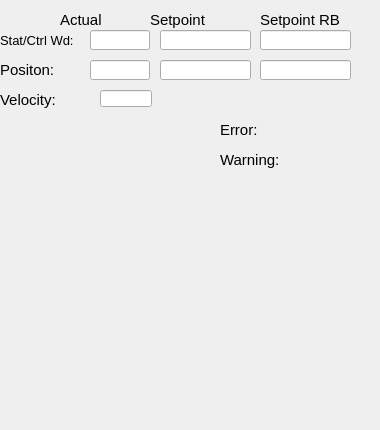
   <widget class="QWidget" name="tab">
    <property name="sizePolicy">
     <sizepolicy hsizetype="Fixed" vsizetype="Fixed">
      <horstretch>0</horstretch>
      <verstretch>0</verstretch>
     </sizepolicy>
    </property>
    <attribute name="title">
     <string>General</string>
    </attribute>
    <widget class="caLabel" name="calabel_9">
     <property name="geometry">
      <rect>
       <x>0</x>
       <y>30</y>
       <width>80</width>
       <height>20</height>
      </rect>
     </property>
     <property name="sizePolicy">
      <sizepolicy hsizetype="Fixed" vsizetype="Fixed">
       <horstretch>0</horstretch>
       <verstretch>0</verstretch>
      </sizepolicy>
     </property>
     <property name="font">
      <font>
       <pointsize>10</pointsize>
      </font>
     </property>
     <property name="text">
      <string>Stat/Ctrl Wd:</string>
     </property>
     <property name="textFormat">
      <enum>Qt::PlainText</enum>
     </property>
     <property name="scaledContents">
      <bool>false</bool>
     </property>
    </widget>
    <widget class="caLabel" name="calabel_13">
     <property name="geometry">
      <rect>
       <x>220</x>
       <y>120</y>
       <width>80</width>
       <height>20</height>
      </rect>
     </property>
     <property name="sizePolicy">
      <sizepolicy hsizetype="Fixed" vsizetype="Fixed">
       <horstretch>0</horstretch>
       <verstretch>0</verstretch>
      </sizepolicy>
     </property>
     <property name="font">
      <font>
       <pointsize>11</pointsize>
      </font>
     </property>
     <property name="text">
      <string>Error:</string>
     </property>
    </widget>
    <widget class="caLabel" name="calabel_10">
     <property name="geometry">
      <rect>
       <x>0</x>
       <y>90</y>
       <width>80</width>
       <height>20</height>
      </rect>
     </property>
     <property name="sizePolicy">
      <sizepolicy hsizetype="Fixed" vsizetype="Fixed">
       <horstretch>0</horstretch>
       <verstretch>0</verstretch>
      </sizepolicy>
     </property>
     <property name="font">
      <font>
       <pointsize>11</pointsize>
      </font>
     </property>
     <property name="text">
      <string>Velocity:</string>
     </property>
    </widget>
    <widget class="caLineEdit" name="calineedit_9">
     <property name="geometry">
      <rect>
       <x>90</x>
       <y>30</y>
       <width>60</width>
       <height>20</height>
      </rect>
     </property>
     <property name="channel" stdset="0">
      <string notr="true">$(IOC):m$(MasterID)s$(SlaveID)-Drv01-Stat</string>
     </property>
     <property name="background">
      <color alpha="0">
       <red>160</red>
       <green>160</green>
       <blue>164</blue>
      </color>
     </property>
     <property name="colorMode">
      <enum>caLineEdit::Static</enum>
     </property>
     <property name="precisionMode">
      <enum>caLineEdit::Channel</enum>
     </property>
     <property name="unitsEnabled">
      <bool>true</bool>
     </property>
    </widget>
    <widget class="caLed" name="caled_Warning">
     <property name="geometry">
      <rect>
       <x>300</x>
       <y>150</y>
       <width>52</width>
       <height>12</height>
      </rect>
     </property>
     <property name="sizePolicy">
      <sizepolicy hsizetype="Preferred" vsizetype="MinimumExpanding">
       <horstretch>0</horstretch>
       <verstretch>0</verstretch>
      </sizepolicy>
     </property>
     <property name="minimumSize">
      <size>
       <width>4</width>
       <height>12</height>
      </size>
     </property>
     <property name="toolTip">
      <string>&lt;html&gt;&lt;head/&gt;&lt;body&gt;&lt;p&gt;E-Bus Power Status&lt;/p&gt;&lt;/body&gt;&lt;/html&gt;</string>
     </property>
     <property name="rectangular">
      <bool>true</bool>
     </property>
     <property name="gradientEnabled">
      <bool>false</bool>
     </property>
     <property name="ledHeight">
      <number>10</number>
     </property>
     <property name="channel" stdset="0">
      <string notr="true">$(IOC):m$(MasterID)s$(SlaveID)-Drv01-WrnAlrm</string>
     </property>
     <property name="colorMode">
      <enum>caLed::Static</enum>
     </property>
     <property name="falseColor">
      <color>
       <red>255</red>
       <green>170</green>
       <blue>0</blue>
      </color>
     </property>
     <property name="trueColor">
      <color>
       <red>0</red>
       <green>85</green>
       <blue>0</blue>
      </color>
     </property>
     <property name="trueValue">
      <string notr="true">0</string>
     </property>
     <property name="falseValue">
      <string notr="true">1</string>
     </property>
    </widget>
    <widget class="caLed" name="caled_Error">
     <property name="geometry">
      <rect>
       <x>300</x>
       <y>120</y>
       <width>52</width>
       <height>12</height>
      </rect>
     </property>
     <property name="sizePolicy">
      <sizepolicy hsizetype="Preferred" vsizetype="MinimumExpanding">
       <horstretch>0</horstretch>
       <verstretch>0</verstretch>
      </sizepolicy>
     </property>
     <property name="minimumSize">
      <size>
       <width>4</width>
       <height>12</height>
      </size>
     </property>
     <property name="toolTip">
      <string>&lt;html&gt;&lt;head/&gt;&lt;body&gt;&lt;p&gt;E-Bus Power Status&lt;/p&gt;&lt;/body&gt;&lt;/html&gt;</string>
     </property>
     <property name="rectangular">
      <bool>true</bool>
     </property>
     <property name="gradientEnabled">
      <bool>false</bool>
     </property>
     <property name="ledHeight">
      <number>10</number>
     </property>
     <property name="channel" stdset="0">
      <string notr="true">$(IOC):m$(MasterID)s$(SlaveID)-Drv01-ErrAlrm</string>
     </property>
     <property name="colorMode">
      <enum>caLed::Static</enum>
     </property>
     <property name="falseColor">
      <color>
       <red>170</red>
       <green>0</green>
       <blue>0</blue>
      </color>
     </property>
     <property name="trueColor">
      <color>
       <red>0</red>
       <green>85</green>
       <blue>0</blue>
      </color>
     </property>
     <property name="trueValue">
      <string notr="true">0</string>
     </property>
     <property name="falseValue">
      <string notr="true">1</string>
     </property>
    </widget>
    <widget class="caLabel" name="calabel_14">
     <property name="geometry">
      <rect>
       <x>220</x>
       <y>150</y>
       <width>80</width>
       <height>20</height>
      </rect>
     </property>
     <property name="sizePolicy">
      <sizepolicy hsizetype="Fixed" vsizetype="Fixed">
       <horstretch>0</horstretch>
       <verstretch>0</verstretch>
      </sizepolicy>
     </property>
     <property name="font">
      <font>
       <pointsize>11</pointsize>
      </font>
     </property>
     <property name="text">
      <string>Warning:</string>
     </property>
    </widget>
    <widget class="caLineEdit" name="calineedit">
     <property name="geometry">
      <rect>
       <x>90</x>
       <y>60</y>
       <width>60</width>
       <height>20</height>
      </rect>
     </property>
     <property name="channel" stdset="0">
      <string notr="true">$(IOC):m$(MasterID)s$(SlaveID)-Enc01-PosAct</string>
     </property>
     <property name="background">
      <color alpha="0">
       <red>160</red>
       <green>160</green>
       <blue>164</blue>
      </color>
     </property>
     <property name="colorMode">
      <enum>caLineEdit::Static</enum>
     </property>
     <property name="precisionMode">
      <enum>caLineEdit::User</enum>
     </property>
    </widget>
    <widget class="caLabel" name="calabel_5">
     <property name="geometry">
      <rect>
       <x>0</x>
       <y>60</y>
       <width>80</width>
       <height>20</height>
      </rect>
     </property>
     <property name="sizePolicy">
      <sizepolicy hsizetype="Fixed" vsizetype="Fixed">
       <horstretch>0</horstretch>
       <verstretch>0</verstretch>
      </sizepolicy>
     </property>
     <property name="font">
      <font>
       <pointsize>11</pointsize>
      </font>
     </property>
     <property name="text">
      <string>Positon:</string>
     </property>
    </widget>
    <widget class="caTextEntry" name="catextentry_13">
     <property name="geometry">
      <rect>
       <x>160</x>
       <y>60</y>
       <width>91</width>
       <height>20</height>
      </rect>
     </property>
     <property name="minimumSize">
      <size>
       <width>0</width>
       <height>20</height>
      </size>
     </property>
     <property name="maximumSize">
      <size>
       <width>16777215</width>
       <height>20</height>
      </size>
     </property>
     <property name="readOnly">
      <bool>false</bool>
     </property>
     <property name="channel" stdset="0">
      <string notr="true">$(IOC):m$(MasterID)s$(SlaveID)-Drv01-PosCmd</string>
     </property>
     <property name="keepFocus">
      <bool>true</bool>
     </property>
    </widget>
    <widget class="caTextEntry" name="catextentry_14">
     <property name="geometry">
      <rect>
       <x>260</x>
       <y>60</y>
       <width>91</width>
       <height>20</height>
      </rect>
     </property>
     <property name="minimumSize">
      <size>
       <width>0</width>
       <height>20</height>
      </size>
     </property>
     <property name="maximumSize">
      <size>
       <width>16777215</width>
       <height>20</height>
      </size>
     </property>
     <property name="readOnly">
      <bool>false</bool>
     </property>
     <property name="channel" stdset="0">
      <string notr="true">$(IOC):m$(MasterID)s$(SlaveID)-Drv01-PosCmd-RB</string>
     </property>
     <property name="keepFocus">
      <bool>true</bool>
     </property>
    </widget>
    <widget class="caTextEntry" name="catextentry_16">
     <property name="geometry">
      <rect>
       <x>160</x>
       <y>30</y>
       <width>91</width>
       <height>20</height>
      </rect>
     </property>
     <property name="minimumSize">
      <size>
       <width>0</width>
       <height>20</height>
      </size>
     </property>
     <property name="maximumSize">
      <size>
       <width>16777215</width>
       <height>20</height>
      </size>
     </property>
     <property name="readOnly">
      <bool>false</bool>
     </property>
     <property name="channel" stdset="0">
      <string notr="true">$(IOC):m$(MasterID)s$(SlaveID)-Drv01-Cmd</string>
     </property>
     <property name="keepFocus">
      <bool>true</bool>
     </property>
    </widget>
    <widget class="caTextEntry" name="catextentry_17">
     <property name="geometry">
      <rect>
       <x>260</x>
       <y>30</y>
       <width>91</width>
       <height>20</height>
      </rect>
     </property>
     <property name="minimumSize">
      <size>
       <width>0</width>
       <height>20</height>
      </size>
     </property>
     <property name="maximumSize">
      <size>
       <width>16777215</width>
       <height>20</height>
      </size>
     </property>
     <property name="readOnly">
      <bool>false</bool>
     </property>
     <property name="channel" stdset="0">
      <string notr="true">$(IOC):m$(MasterID)s$(SlaveID)-Drv01-Cmd-RB</string>
     </property>
     <property name="keepFocus">
      <bool>true</bool>
     </property>
    </widget>
    <widget class="caLabel" name="calabel_51">
     <property name="geometry">
      <rect>
       <x>60</x>
       <y>10</y>
       <width>80</width>
       <height>20</height>
      </rect>
     </property>
     <property name="sizePolicy">
      <sizepolicy hsizetype="Fixed" vsizetype="Fixed">
       <horstretch>0</horstretch>
       <verstretch>0</verstretch>
      </sizepolicy>
     </property>
     <property name="font">
      <font>
       <pointsize>11</pointsize>
      </font>
     </property>
     <property name="text">
      <string>Actual</string>
     </property>
     <property name="textFormat">
      <enum>Qt::PlainText</enum>
     </property>
     <property name="scaledContents">
      <bool>false</bool>
     </property>
    </widget>
    <widget class="caLabel" name="calabel_52">
     <property name="geometry">
      <rect>
       <x>150</x>
       <y>10</y>
       <width>80</width>
       <height>20</height>
      </rect>
     </property>
     <property name="sizePolicy">
      <sizepolicy hsizetype="Fixed" vsizetype="Fixed">
       <horstretch>0</horstretch>
       <verstretch>0</verstretch>
      </sizepolicy>
     </property>
     <property name="font">
      <font>
       <pointsize>11</pointsize>
      </font>
     </property>
     <property name="text">
      <string>Setpoint</string>
     </property>
     <property name="textFormat">
      <enum>Qt::PlainText</enum>
     </property>
     <property name="scaledContents">
      <bool>false</bool>
     </property>
    </widget>
    <widget class="caLabel" name="calabel_53">
     <property name="geometry">
      <rect>
       <x>260</x>
       <y>10</y>
       <width>80</width>
       <height>20</height>
      </rect>
     </property>
     <property name="sizePolicy">
      <sizepolicy hsizetype="Fixed" vsizetype="Fixed">
       <horstretch>0</horstretch>
       <verstretch>0</verstretch>
      </sizepolicy>
     </property>
     <property name="font">
      <font>
       <pointsize>11</pointsize>
      </font>
     </property>
     <property name="text">
      <string>Setpoint RB</string>
     </property>
     <property name="textFormat">
      <enum>Qt::PlainText</enum>
     </property>
     <property name="scaledContents">
      <bool>false</bool>
     </property>
    </widget>
    <widget class="caLineEdit" name="calineedit_4">
     <property name="geometry">
      <rect>
       <x>100</x>
       <y>90</y>
       <width>52</width>
       <height>17</height>
      </rect>
     </property>
     <property name="channel" stdset="0">
      <string notr="true">$(IOC):m$(MasterID)s$(SlaveID)-Drv01-VelAct</string>
     </property>
     <property name="background">
      <color alpha="0">
       <red>160</red>
       <green>160</green>
       <blue>164</blue>
      </color>
     </property>
     <property name="colorMode">
      <enum>caLineEdit::Static</enum>
     </property>
     <property name="precisionMode">
      <enum>caLineEdit::User</enum>
     </property>
    </widget>
    <widget class="caStripPlot" name="castripplot_3">
     <property name="geometry">
      <rect>
       <x>10</x>
       <y>180</y>
       <width>361</width>
       <height>241</height>
      </rect>
     </property>
     <property name="Title" stdset="0">
      <string notr="true">Position</string>
     </property>
     <property name="channels" stdset="0">
      <string>$(IOC):m$(MasterID)s$(SlaveID)-Enc01-PosAct</string>
     </property>
     <property name="YAxisScaling" stdset="0">
      <enum>caStripPlot::autoScale</enum>
     </property>
     <property name="foreground">
      <color>
       <red>244</red>
       <green>244</green>
       <blue>244</blue>
      </color>
     </property>
    </widget>
   </widget>
